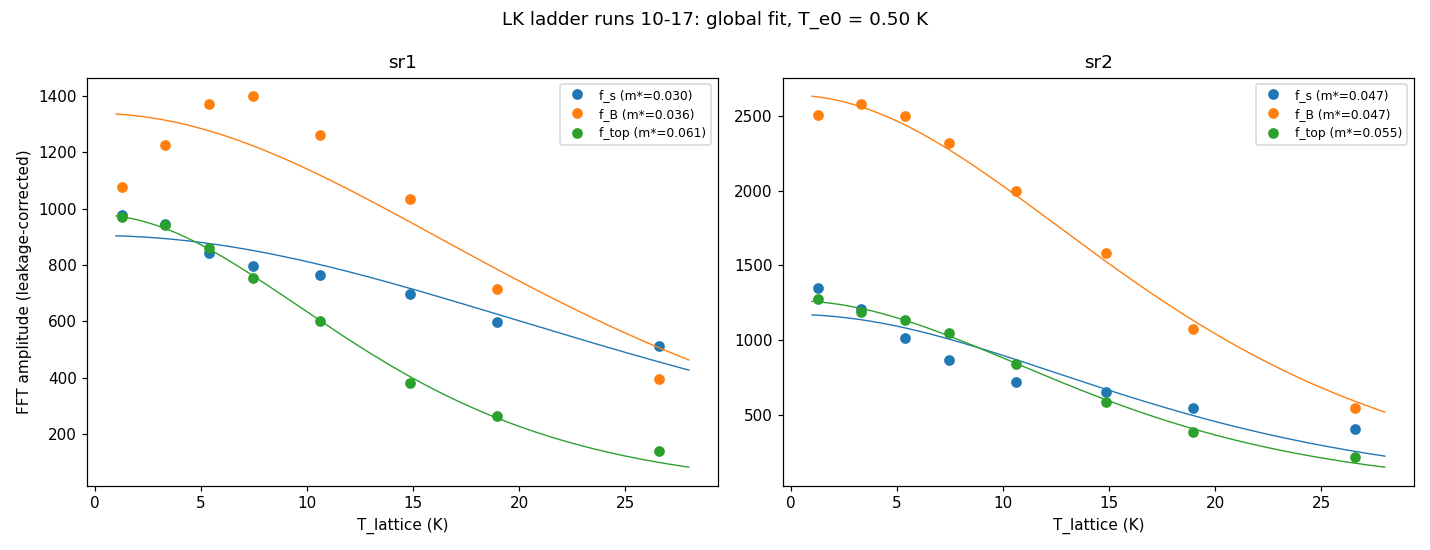

Write the Python code that produced this figure.
"""Global LK fit: A(T) = A0 * X/sinh(X), X = C*m*T_eff/B_eff, T_eff = sqrt(T^2+T_e0^2).
Shared T_e0 across all branch/channel series; per-series A0, m*."""
import numpy as np, csv
import matplotlib
matplotlib.use("Agg")
import matplotlib.pyplot as plt
from scipy.optimize import least_squares

rows = list(csv.DictReader(open("hera_scratch/lk_table.csv")))
T = np.array([float(r["T_mean"]) for r in rows])
B_EFF = 2 / (1/4.0 + 1/8.0)        # 5.33 T harmonic mean of the FFT window
C = 14.693 / B_EFF                  # X = C * m*(m_e) * T_eff

series = {}
for ch in ("sr1", "sr2"):
    for br in ("f_s", "f_B", "f_top"):
        A = np.array([float(r[f"{ch}_{br}"]) for r in rows])
        N = np.array([float(r[f"{ch}_noise"]) for r in rows])
        A = np.sqrt(np.clip(A**2 - N**2, 0, None))   # leakage-floor correction
        series[f"{ch}_{br}"] = A

keys = list(series)
def model(p):
    Te0 = p[0]
    out = []
    Teff = np.sqrt(T**2 + Te0**2)
    for i, k in enumerate(keys):
        A0, m = p[1 + 2*i], p[2 + 2*i]
        X = C * m * Teff
        out.append(series[k] - A0 * X / np.sinh(X))
    return np.concatenate(out)

p0 = [6.0] + [v for k in keys for v in (series[k][-1] * 1.5, 0.04)]
lo = [0.5] + [v for k in keys for v in (0, 0.001)]
hi = [15.0] + [v for k in keys for v in (np.inf, 0.5)]
fit = least_squares(model, p0, bounds=(lo, hi))
Te0 = fit.x[0]

# rough parameter errors from jacobian
J = fit.jac; res = fit.fun
dof = max(len(res) - len(fit.x), 1)
cov = np.linalg.pinv(J.T @ J) * (res @ res) / dof
perr = np.sqrt(np.diag(cov))

print(f"global T_e0 = {Te0:.2f} +- {perr[0]:.2f} K   (B_eff = {B_EFF:.2f} T)")
masses = {}
for i, k in enumerate(keys):
    m, dm = fit.x[2 + 2*i], perr[2 + 2*i]
    masses[k] = (m, dm)
    print(f"  {k}: m* = {m:.4f} +- {dm:.4f} m_e   (A0 = {fit.x[1+2*i]:.0f})")

for ch in ("sr1", "sr2"):
    ms, mB, mt = masses[f"{ch}_f_s"][0], masses[f"{ch}_f_B"][0], masses[f"{ch}_f_top"][0]
    print(f"{ch}: m_s + m_B = {ms + mB:.4f} vs m_top = {mt:.4f}  "
          f"-> {'BREAKDOWN/INTERMOD-like (m_top ~ sum)' if abs(mt - (ms+mB)) < 0.15*(ms+mB) else ('THIRD BAND (distinct mass)' if mt < 0.85*(ms+mB) else 'inconclusive')}")

fig, axes = plt.subplots(1, 2, figsize=(13, 5))
Tfine = np.linspace(1, 28, 200)
for ax, ch in zip(axes, ("sr1", "sr2")):
    for br, c in (("f_s", "C0"), ("f_B", "C1"), ("f_top", "C2")):
        k = f"{ch}_{br}"; i = keys.index(k)
        ax.plot(T, series[k], "o", color=c, label=f"{br} (m*={masses[k][0]:.3f})")
        A0, m = fit.x[1 + 2*i], fit.x[2 + 2*i]
        Xf = C * m * np.sqrt(Tfine**2 + Te0**2)
        ax.plot(Tfine, A0 * Xf / np.sinh(Xf), "-", color=c, lw=0.9)
    ax.set_xlabel("T_lattice (K)"); ax.set_title(f"{ch}"); ax.legend(fontsize=8)
axes[0].set_ylabel("FFT amplitude (leakage-corrected)")
fig.suptitle(f"LK ladder runs 10-17: global fit, T_e0 = {Te0:.2f} K")
fig.tight_layout(); fig.savefig("hera_scratch/lk_fit.png", dpi=110)
print("saved hera_scratch/lk_fit.png")
